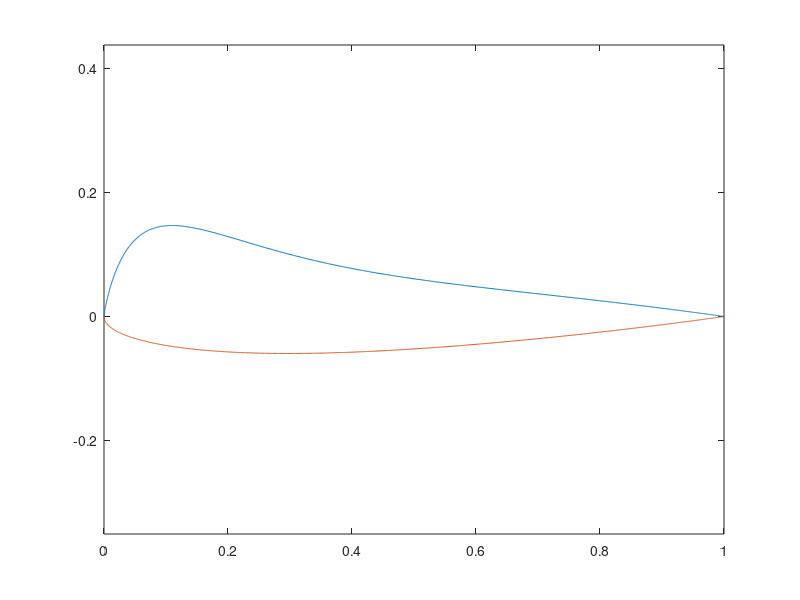

MATLAB code for this plot:
clear all;
close all;
clc;

load updatedu.txt
load updatedl.txt
unew = updatedu(:,2);
xu = updatedu(:,1);
lnew = updatedl(:,2);
xl = updatedl(:,1);

plot(xu,unew,xl,lnew);
axis equal tight;